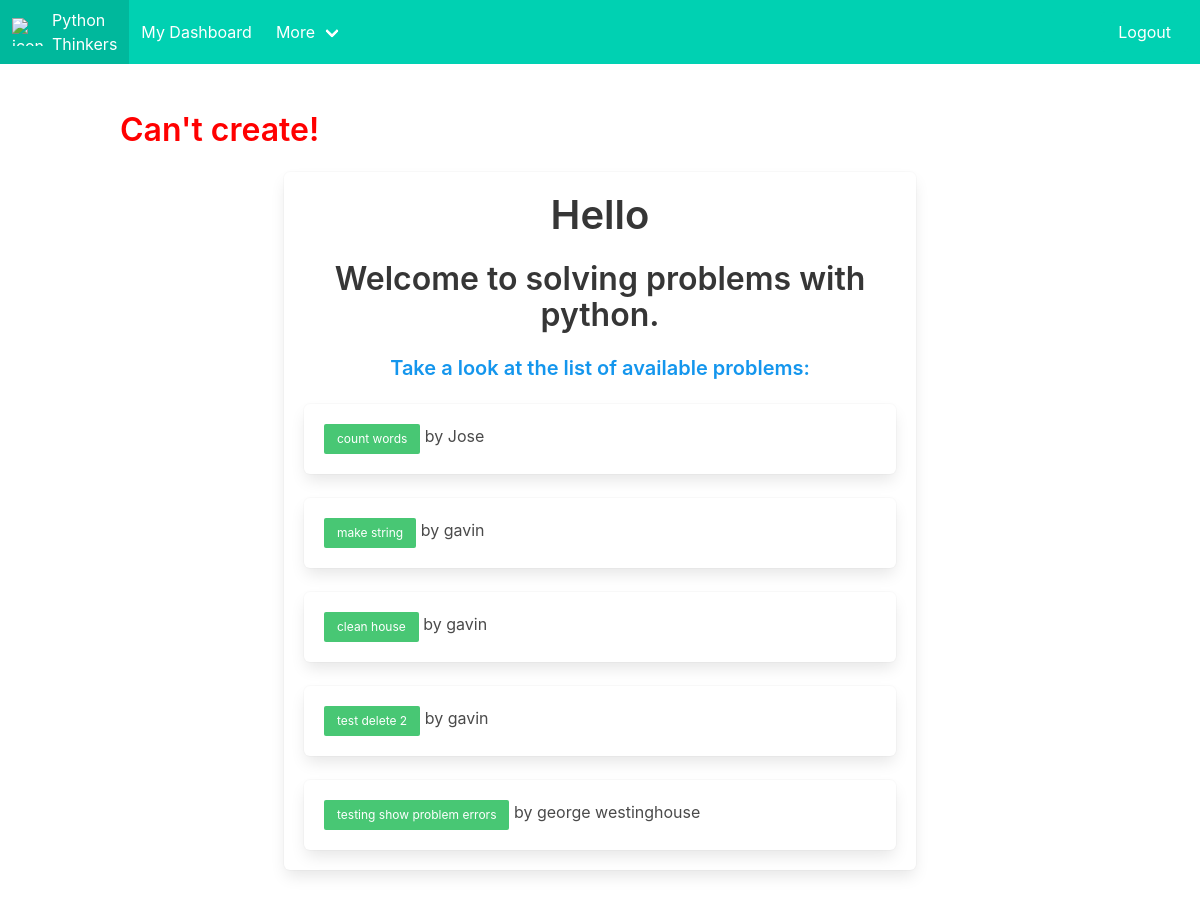
The page /problem/create on the database as committed earlier.
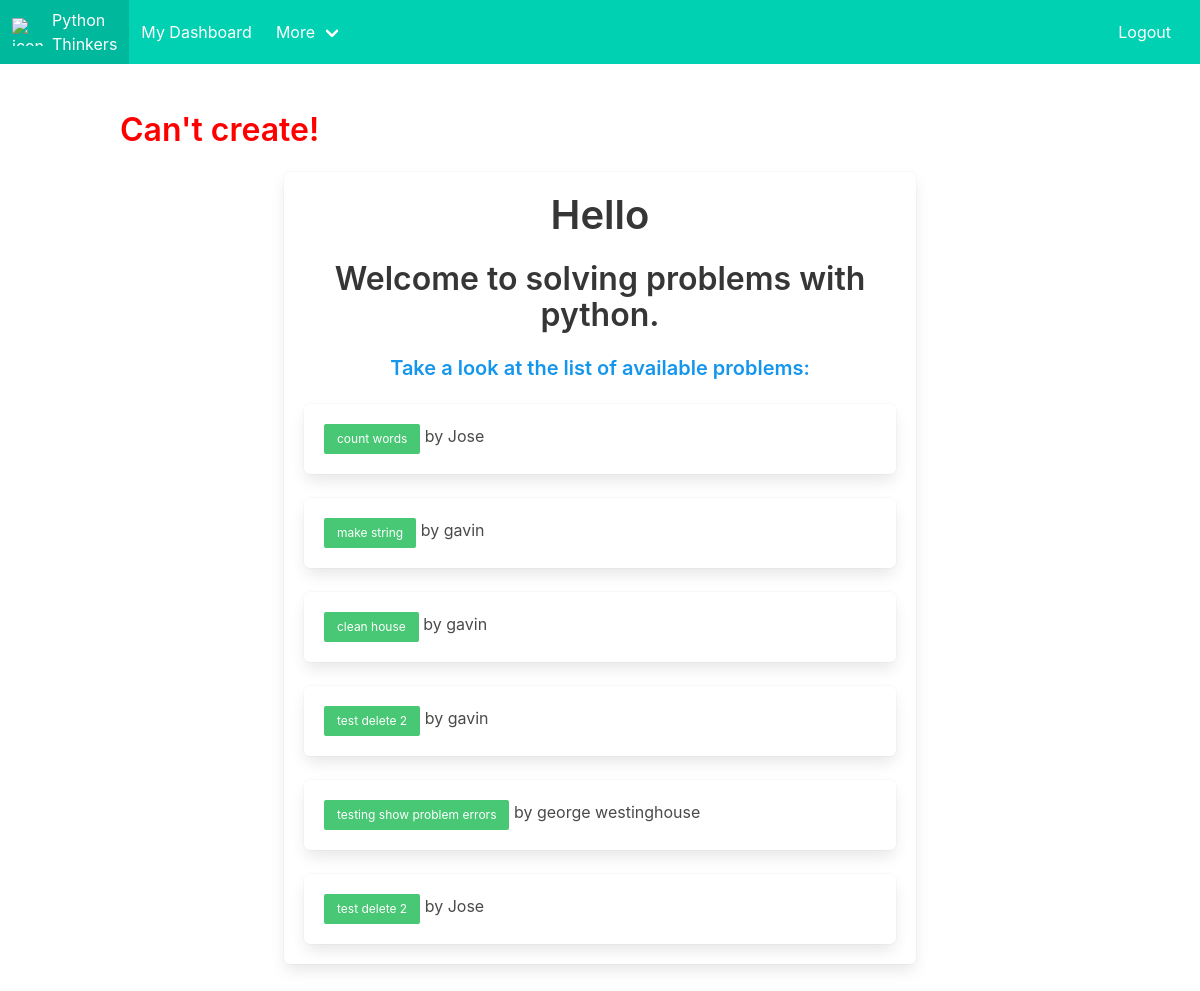
The same page on the database as committed later.
### share/models.py (models this page shows, shortened)
class Problem(models.Model):
    coder = models.ForeignKey(Coder, on_delete=models.CASCADE)
    title = models.CharField(max_length=50, null=False, blank=False, unique=False)
    description = models.TextField(max_length=100, null=False, blank=False, unique=False)
    image = models.ImageField(upload_to='myproblems/', blank=True)
    discipline = models.CharField(max_length=50, null=False, blank=False, unique=False)
    make_public = models.BooleanField(default=True)
    created = models.DateField(auto_now_add=True)
    updated = models.DateField(auto_now=True)     # everytime the obj is saved, new time is saved

class Coder(models.Model):
    coder_yet = models.BooleanField(default=False)  # the user is not a coder yet
    user = models.OneToOneField(User, on_delete=models.CASCADE)
    created = models.DateField(auto_now_add=True)   # maybe redundant, user model has date_joined
    updated = models.DateField(auto_now=True)

### share/views.py (the view)
# urls.py: path('problem/create', views.create_problem, name='create_problem'),
def create_problem(request):
    if request.method == "POST":
        user = request.user
        if not user.is_authenticated:
            return redirect("share:login")
        coder = user.coder
        title = request.POST["title"]
        description = request.POST["description"]
        discipline = request.POST["discipline"]
        make_public = request.POST.get('make_public', False)
        if make_public == 'on':
            make_public = True
        else:
            make_public = False
        if not title and not description:
            return render(request, "share/publish_problem_form.html", {"error":"Please fill in all required fields"})
        try:
            problem = Problem.objects.create(coder=coder, title=title, description=description, discipline=discipline, make_public=make_public)
            problem.save()
            problem = get_object_or_404(Problem, pk=problem.id)
            scripts = Script.objects.filter(problem=problem.id)
            return render(request, "share/problem.html",{"user":user, "problem":problem, "scripts": scripts})
        except:
            return render(request, "share/publish_problem_form.html", {"error":"Can't create the problem"})
    else:
        user = request.user
        all_problems = Problem.objects.all()
        return render(request, "share/index.html", {"user":user, "all_problems": all_problems, "error":"Can't create!"})

### share/templates/share/index.html (shortened to what this page needs)
{% extends "share/base.html" %}
{% block content %}
{% if error %}
  		<h3 class="title is-3" style="color: red">{{ error }}</h3>
{% endif %}
<div class="has-text-centered tile is-ancestor">
          <div style="margin: auto" class="tile is-8 is-parent">
              <div class="tile is-child box">
                  <h1 class="title is-2"> Hello  </h1>
           <h2 class="title is-3">Welcome to solving problems with python.</h2>
           <h4 class="title is-5" style="color:#1496ed">Take a look at the list of available problems: </h4>
{% for p in all_problems %}
              <div class="box">
                  <div class="content" align="left">
                      <a class="button is-success is-small" href="{% url 'share:show_problem' p.id %}">
                        {{ p.title }} </a> by {{ p.coder.user.username }}
                  </div>
              </div>
{% endfor %}
{% endblock content %}

Rows that differ between the two databases and show on the page:
added Problem: title "test delete 2", coder.user.username "Jose"
